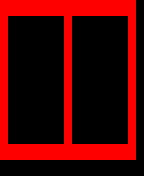

Tiled map render using the project's own tile images. Description and the whole map definition, tile-layer contents included, below:
An orthogonal 18x22 tile map with 8x8 px tiles, 1 tile layer (Tile Layer 1).

<map version="1.4" tiledversion="1.4.2" orientation="orthogonal" renderorder="right-down" width="18" height="22" tilewidth="8" tileheight="8" infinite="0" nextlayerid="2" nextobjectid="1">
 <tileset firstgid="1" source="court.tsx" />
 <layer id="1" name="Tile Layer 1" width="18" height="22">
  <data encoding="csv">
9,9,9,9,9,9,9,9,9,9,9,9,9,9,9,9,9,6,
9,9,9,9,9,9,9,9,9,9,9,9,9,9,9,9,9,6,
9,6,6,6,6,6,6,6,9,6,6,6,6,6,6,6,9,6,
9,6,6,6,6,6,6,6,9,6,6,6,6,6,6,6,9,6,
9,6,6,6,6,6,6,6,9,6,6,6,6,6,6,6,9,6,
9,6,6,6,6,6,6,6,9,6,6,6,6,6,6,6,9,6,
9,6,6,6,6,6,6,6,9,6,6,6,6,6,6,6,9,6,
9,6,6,6,6,6,6,6,9,6,6,6,6,6,6,6,9,6,
9,6,6,6,6,6,6,6,9,6,6,6,6,6,6,6,9,6,
9,6,6,6,6,6,6,6,9,6,6,6,6,6,6,6,9,6,
9,6,6,6,6,6,6,6,9,6,6,6,6,6,6,6,9,6,
9,6,6,6,6,6,6,6,9,6,6,6,6,6,6,6,9,6,
9,6,6,6,6,6,6,6,9,6,6,6,6,6,6,6,9,6,
9,6,6,6,6,6,6,6,9,6,6,6,6,6,6,6,9,6,
9,6,6,6,6,6,6,6,9,6,6,6,6,6,6,6,9,6,
9,6,6,6,6,6,6,6,9,6,6,6,6,6,6,6,9,6,
9,6,6,6,6,6,6,6,9,6,6,6,6,6,6,6,9,6,
9,6,6,6,6,6,6,6,9,6,6,6,6,6,6,6,9,6,
9,9,9,9,9,9,9,9,9,9,9,9,9,9,9,9,9,6,
9,9,9,9,9,9,9,9,9,9,9,9,9,9,9,9,9,6,
6,6,6,6,6,6,6,6,6,6,6,6,6,6,6,6,6,6,
6,6,6,6,6,6,6,6,6,6,6,6,6,6,6,6,6,6
</data>
 </layer>
</map>
